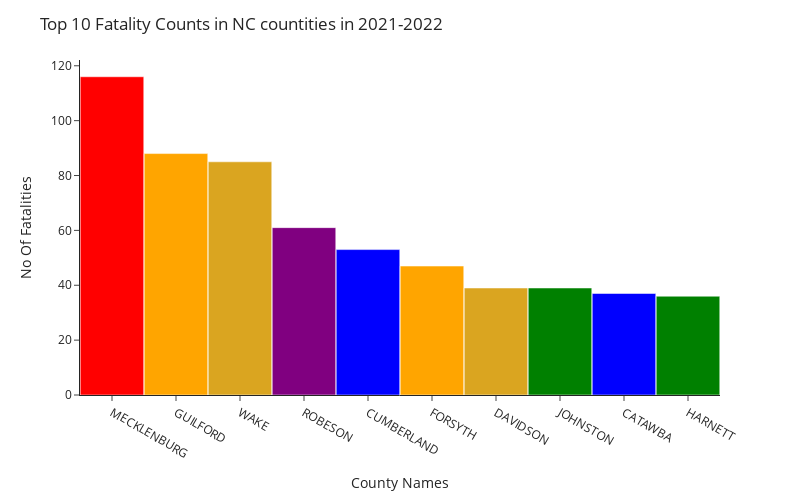

The code cell stored with this chart in its notebook:
### Markdown cell above
### Top 10 fatality in NC counties in 2021 - Bar Graph

### Code cell
# show a bar graph to show the top 10 counties in NC have the most fatalities in year 2021
fig = px.bar(top_10_counties, x='COUNTYNAME', y='FATALS')
fig.update_layout(
    bargap = 0.0075, 
    title = 'Top 10 Fatality Counts in NC countities in 2021-2022',
    width = 800,
    height = 500,
    xaxis_title = 'County Names',
    yaxis_title = 'No Of Fatalities',
    template="simple_white",
    hoverlabel=dict(
        bgcolor="green",
        font_size=12,
        font_family="Arial"
    )
)
fig.update_traces(marker_color=["red", "orange", "goldenrod", "purple", "blue","orange", "goldenrod", "green", "blue", "green"])
fig.show()
fig.write_html("Resources/bar_top10county.html")

### Figure 1 — Plotly figure (JSON) as saved in the notebook; plotly's stock layout.template omitted (floating-point values rounded to 4 significant figures)
{"data": [{"alignmentgroup": "True", "hovertemplate": "COUNTYNAME=%{x}<br>FATALS=%{y}<extra></extra>", "legendgroup": "", "marker": {"color": ["red", "orange", "goldenrod", "purple", "blue", "orange", "goldenrod", "green", "blue", "green"], "pattern": {"shape": ""}}, "name": "", "offsetgroup": "", "orientation": "v", "showlegend": false, "textposition": "auto", "type": "bar", "x": ["MECKLENBURG ", "GUILFORD ", "WAKE ", "ROBESON ", "CUMBERLAND ", "FORSYTH ", "DAVIDSON ", "JOHNSTON ", "CATAWBA ", "HARNETT "], "xaxis": "x", "y": [116, 88, 85, 61, 53, 47, 39, 39, 37, 36], "yaxis": "y"}], "layout": {"bargap": 0.0075, "barmode": "relative", "height": 500, "hoverlabel": {"bgcolor": "green", "font": {"family": "Arial", "size": 12}}, "legend": {"tracegroupgap": 0}, "margin": {"t": 60}, "title": {"text": "Top 10 Fatality Counts in NC countities in 2021-2022"}, "width": 800, "xaxis": {"anchor": "y", "domain": [0, 1], "title": {"text": "County Names"}}, "yaxis": {"anchor": "x", "domain": [0, 1], "title": {"text": "No Of Fatalities"}}}}
